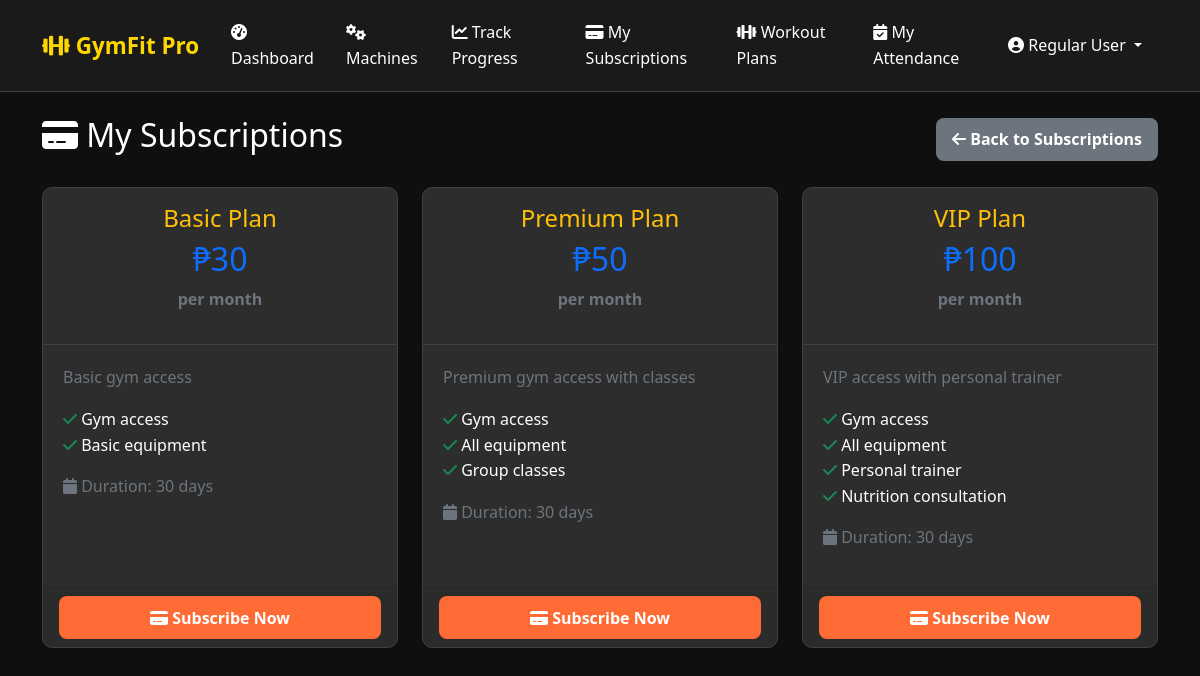
/user/subscriptions.php?action=subscribe (signed in), run on the app's committed database.
### tables this page shows
CREATE TABLE subscription_plans (
    id INT AUTO_INCREMENT PRIMARY KEY,
    name VARCHAR(100) NOT NULL,
    description TEXT,
    price DECIMAL(10,2) NOT NULL,
    duration_days INT NOT NULL,
    features TEXT,
    status ENUM('active', 'inactive') DEFAULT 'active',
    created_at TIMESTAMP DEFAULT CURRENT_TIMESTAMP,
    updated_at TIMESTAMP DEFAULT CURRENT_TIMESTAMP ON UPDATE CURRENT_TIMESTAMP
);

### includes/auth.php (called while the page is built, shortened)
<?php
function getUserName() {
    return $_SESSION['first_name'] . ' ' . $_SESSION['last_name'];
}
function formatCurrency($amount) {
    return '₱' . number_format((float)$amount, 0);
}

### user/subscriptions.php (the view, shortened to what this page needs)
<?php
require_once '../includes/auth.php';
$database = new Database();
$db = $database->getConnection();
$plan_query = "SELECT * FROM subscription_plans WHERE status = 'active' ORDER BY price ASC";
$plan_stmt = $db->prepare($plan_query);
$plan_stmt->execute();
$available_plans = $plan_stmt->fetchAll(PDO::FETCH_ASSOC);
?>
<!DOCTYPE html>
<html lang="en">
<head>
    <link href="https://cdn.jsdelivr.net/npm/bootstrap@5.1.3/dist/css/bootstrap.min.css" rel="stylesheet">
    <link href="https://cdnjs.cloudflare.com/ajax/libs/font-awesome/6.0.0/css/all.min.css" rel="stylesheet">
    <link href="../assets/css/style.css" rel="stylesheet">
</head>
<body>
    <nav class="navbar navbar-expand-lg navbar-dark">
        <div class="container">
            <a class="navbar-brand" href="dashboard.php">
                <i class="fas fa-dumbbell"></i> GymFit Pro
            </a>
            <div class="collapse navbar-collapse">
                <ul class="navbar-nav me-auto">
                    <li class="nav-item">
                        <a class="nav-link" href="dashboard.php">
                            <i class="fas fa-tachometer-alt"></i> Dashboard
                        </a>
                    </li>
                    <li class="nav-item">
                        <a class="nav-link" href="machines.php">
                            <i class="fas fa-cogs"></i> Machines
                        </a>
                    </li>
                    <li class="nav-item">
                        <a class="nav-link" href="progress.php">
                            <i class="fas fa-chart-line"></i> Track Progress
                        </a>
                    </li>
                    <li class="nav-item">
                        <a class="nav-link active" href="subscriptions.php">
                            <i class="fas fa-credit-card"></i> My Subscriptions
                        </a>
                    </li>
                    <li class="nav-item">
                        <a class="nav-link" href="workout-plans.php">
                            <i class="fas fa-dumbbell"></i> Workout Plans
                        </a>
                    </li>
                    <li class="nav-item">
                        <a class="nav-link" href="attendance.php">
                            <i class="fas fa-calendar-check"></i> My Attendance
                        </a>
                    </li>
                </ul>
                <ul class="navbar-nav">
                    <li class="nav-item dropdown">
                        <a class="nav-link dropdown-toggle" href="#" id="navbarDropdown" role="button" data-bs-toggle="dropdown">
                            <i class="fas fa-user-circle"></i> <?php echo getUserName(); ?>
                        </a>
                    </li>
                </ul>
            </div>
        </div>
    </nav>
    <div class="container mt-4">
        <div class="d-flex justify-content-between align-items-center mb-4">
            <h2><i class="fas fa-credit-card"></i> My Subscriptions</h2>
            <?php if (isset($_GET['action']) && $_GET['action'] == 'subscribe'): ?>
                <a href="subscriptions.php" class="btn btn-secondary">
                    <i class="fas fa-arrow-left"></i> Back to Subscriptions
                </a>
            <?php else: ?>
                <button class="btn btn-primary" data-bs-toggle="modal" data-bs-target="#subscribeModal">
                    <i class="fas fa-plus"></i> Subscribe to Plan
                </button>
            <?php endif; ?>
        </div>
        <?php if (isset($_GET['action']) && $_GET['action'] == 'subscribe'): ?>
            <div class="row">
                <?php foreach ($available_plans as $plan): ?>
                    <div class="col-md-4 mb-4">
                        <div class="card h-100">
                            <div class="card-header text-center">
                                <h4 class="text-warning"><?php echo $plan['name']; ?></h4>
                                <h2 class="text-primary"><?php echo formatCurrency($plan['price']); ?></h2>
                                <p class="text-muted">per month</p>
                            </div>
                            <div class="card-body">
                                <p class="text-muted"><?php echo $plan['description']; ?></p>
                                <ul class="list-unstyled">
                                    <?php
                                    $features = explode(',', $plan['features']);
                                    foreach ($features as $feature):
                                    ?>
                                        <li><i class="fas fa-check text-success"></i> <?php echo trim($feature); ?></li>
                                    <?php endforeach; ?>
                                </ul>
                                <p class="text-muted">
                                    <i class="fas fa-calendar"></i> Duration: <?php echo $plan['duration_days']; ?> days
                                </p>
                            </div>
                            <div class="card-footer text-center">
                                <button class="btn btn-primary w-100"
                                        onclick="subscribeToPlan(<?php echo $plan['id']; ?>, '<?php echo $plan['name']; ?>', <?php echo $plan['price']; ?>)">
                                    <i class="fas fa-credit-card"></i> Subscribe Now
                                </button>
                            </div>
                        </div>
                    </div>
                <?php endforeach; ?>
            </div>
        <?php endif; ?>
    </div>
</body>
</html>

### assets/css/style.css (style rules this page uses)
:root { --primary-orange: #ff6b35; --secondary-orange: #ff8c42; --dark-orange: #e55a2b; --gold: #ffd700; --dark-gold: #b8860b; --dark-bg: #1a1a1a; --darker-bg: #0f0f0f; --card-bg: #2d2d2d; --text-light: #ffffff; --text-muted: #cccccc; --border-color: #404040; --success: #28a745; --warning: #ffc107; --danger: #dc3545; --info: #17a2b8; }
* { margin: 0; padding: 0; box-sizing: border-box; }
body { font-family: 'Segoe UI', Tahoma, Geneva, Verdana, sans-serif; background: var(--darker-bg); color: var(--text-light); min-height: 100vh; line-height: 1.6; }
.navbar { background: var(--dark-bg); border-bottom: 1px solid var(--border-color); box-shadow: none; padding: 0.75rem 0; }
.navbar-brand { font-size: 1.4rem; font-weight: 700; color: var(--gold) !important; }
.navbar-nav .nav-link { color: var(--text-light) !important; font-weight: 500; margin: 0 0.5rem; transition: color 0.2s ease; }
.card { background: var(--card-bg); border: 1px solid var(--border-color); border-radius: 10px; box-shadow: none; transition: border-color 0.2s ease, background-color 0.2s ease; overflow: hidden; }
.card-header { background: transparent; color: var(--text-light); font-weight: 700; border: 0; padding: 1rem 1.25rem; border-bottom: 1px solid var(--border-color); }
.card-body { padding: 1.25rem; }
.btn { border-radius: 8px; font-weight: 600; padding: 0.6rem 1rem; transition: background-color 0.2s ease, color 0.2s ease; border: none; }
.btn-primary { background: var(--primary-orange); color: white; }

### data on the page
subscription_plans: name "Basic Plan", price "₱30", description "Basic gym access", features "Gym access", features "Basic equipment", duration_days "30"
subscription_plans: name "Premium Plan", price "₱50", description "Premium gym access with classes", features "Gym access", features "All equipment", features "Group classes", duration_days "30"
subscription_plans: name "VIP Plan", price "₱100", description "VIP access with personal trainer", features "Gym access", features "All equipment", features "Personal trainer", features "Nutrition consultation", duration_days "30"

### other printed values
getUserName() "Regular User"
